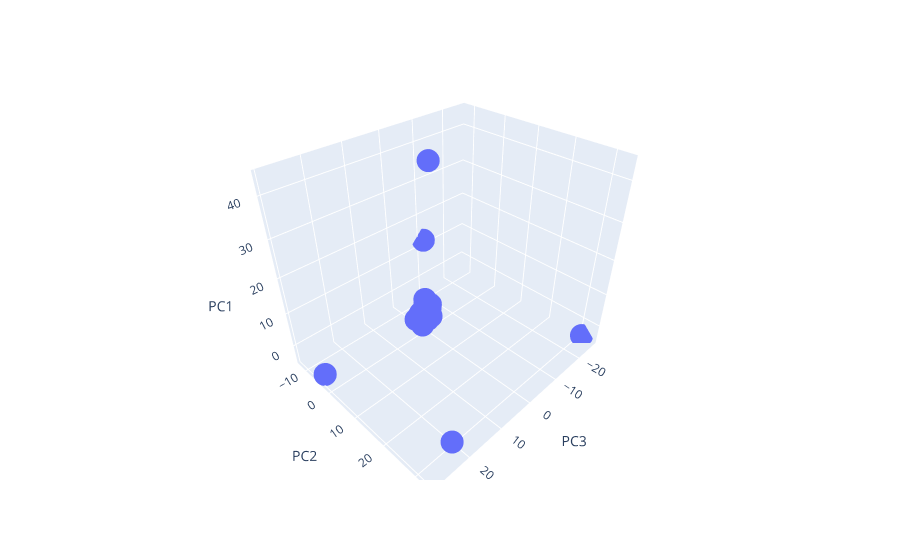

The code cell stored with this chart in its notebook:
### Markdown cell above
### Visualizing Results

#### 3D-Scatter with Clusters

### Code cell
# Creating a 3D-Scatter with the PCA data and the clusters
fig = px.scatter_3d(
    cluster_df,
    x="PC3",
    y="PC2",
    z="PC1",
    hover_name = "CoinName",
    hover_data = ["Algorithm"],
    width=800,
)
fig.update_layout(legend=dict(x=0, y=1))
fig.show()

### Figure 1 — Plotly figure (JSON) as saved in the notebook; plotly's stock layout.template omitted (floating-point values rounded to 4 significant figures; data arrays with more than 128 entries replaced by an {"elided": "..."} marker saying what was removed)
{"data": [{"customdata": {"elided": "578x1 str values"}, "hoverlabel": {"namelength": 0}, "hovertemplate": "<b>%{hovertext}</b><br><br>PC3=%{x}<br>PC2=%{y}<br>PC1=%{z}<br>Algorithm=%{customdata[0]}", "hovertext": {"elided": "578 str values"}, "legendgroup": "", "marker": {"color": "#636efa", "symbol": "circle"}, "mode": "markers", "name": "", "scene": "scene", "showlegend": false, "type": "scatter3d", "x": {"elided": "578 float values"}, "y": {"elided": "578 float values"}, "z": {"elided": "578 float values"}}], "layout": {"autosize": true, "legend": {"tracegroupgap": 0, "x": 0, "y": 1}, "margin": {"t": 60}, "scene": {"aspectmode": "auto", "aspectratio": {"x": 1.112, "y": 0.9192, "z": 0.9783}, "domain": {"x": [0, 1], "y": [0, 1]}, "xaxis": {"title": {"text": "PC3"}, "type": "linear"}, "yaxis": {"title": {"text": "PC2"}, "type": "linear"}, "zaxis": {"title": {"text": "PC1"}, "type": "linear"}}}}
